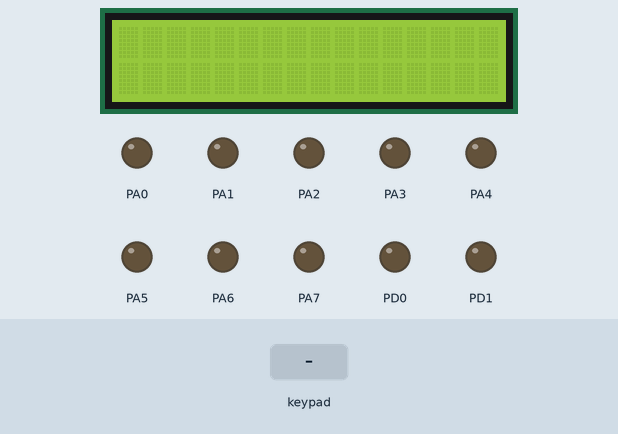
Bench run of a program on a simulated ATmega16, built with avr-gcc and emulated at 8 MHz. Shown: 16×2 character LCD, output pins drawn as LEDs (lit = HIGH). Wiring (inferred from the signals the program sends): 4×4 keypad with keys E 0 F D 7 8 9 C 4 5 6 B 1 2 3 A: rows PC7, PC6, PC5, PC4; columns PC0, PC1, PC2, PC3; character LCD (HD44780): RS PD2; E PD3; data PD4, PD5, PD6, PD7. The inputs (shaded band) are chosen by the test bench. Pins used as bus, display or sensor lines are not drawn.

Above: at 1.2 s.
1.3 s: keypad keys 1 2 pressed 0.4 s apart
At 2.9 s:
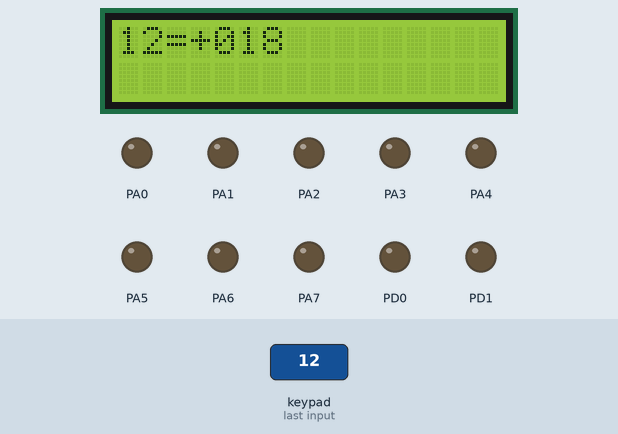
3.6 s: keypad keys 2 5 pressed 0.4 s apart
At 4.8 s:
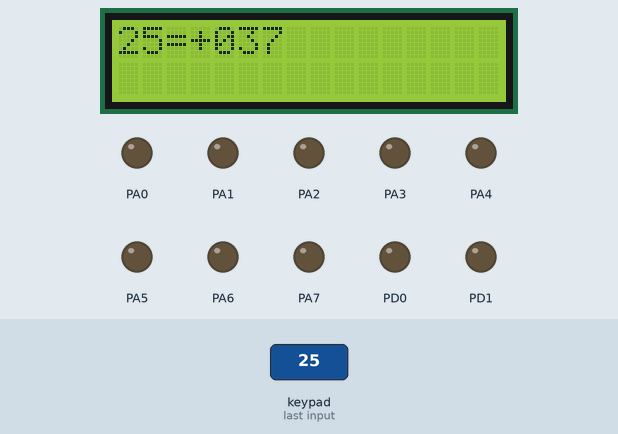
Timing chart, 0 to 6.6 s (numbered marks = the images above; inputs shaded):
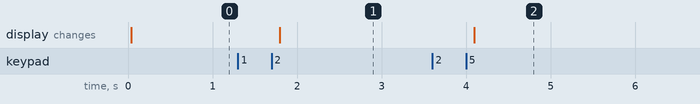

The program:

ex2_lab3.c
```c
#define F_CPU 8000000UL
#include <avr/io.h>
#include <util/delay.h>


void lcd_data(char data);
void lcd_init();
void lcd_command(char command);
void write_2_nibbles(char data);
int scan_row(char row_nr);
int scan_keypad();
int scan_keypad_rising_edge();
char keypad_to_hex(int keypad);
void hex_to_decimal(char number);
char keypad_to_ascii(int keypad);

int _tmp_=0;
char sign,first_decimal=0x30,second_decimal=0x30,third_decimal=0x30;

int main(void)
{
	DDRC = 0xf0;
	DDRD = 0xff;
	DDRA = 0xff;
	lcd_init();
	char first_hex_digit,second_hex_digit;
	int  first_num_t,sec_num_t;
	char number,first_num,second_num;

    while(1)
	{
		while( (second_hex_digit =keypad_to_hex(first_num_t=scan_keypad_rising_edge()) ) == 0xff );

		while( (first_hex_digit =keypad_to_hex(sec_num_t=scan_keypad_rising_edge()) ) == 0xff );
        first_num = keypad_to_ascii(first_num_t);
		second_num = keypad_to_ascii(sec_num_t);
		number = (second_hex_digit << 4) | first_hex_digit ;


		if( (number&0x80)==0x80 )
		{
			number=-number;
			sign = '-';
		}
		else sign = '+';

		hex_to_decimal(number);

		first_decimal=first_decimal + 0x30;
		second_decimal=second_decimal + 0x30;
		third_decimal=third_decimal + 0x30;


		lcd_command(0x02);
		lcd_data(first_num);
		lcd_data(second_num);
		lcd_data('=');
		lcd_data(sign);
		lcd_data(third_decimal);
		lcd_data(second_decimal);
		lcd_data(first_decimal);

	}


}

void hex_to_decimal(char number)
{
	first_decimal=0x00;
	second_decimal=0x00;
	third_decimal=0x00;

	if( number>=100 )
	{
		third_decimal++;
		number-=100;
	}

	while(number>=10)
	{
		second_decimal++;
		number-=10;
	}
	first_decimal=number;

	return;

}


int scan_row(char row_nr)
{
	char row = 0x08 << row_nr;
	PORTC = row;
	asm volatile ("nop");
	asm volatile ("nop");
	return (PINC & 0x0f);
}

int scan_keypad()
{
	int temp = scan_row(4) | (scan_row(3)<<4) | (scan_row(2)<<8) | (scan_row(1)<<12);
	return temp;
}

int scan_keypad_rising_edge()
{
	int first_scan = scan_keypad();
	_delay_ms(50);

	int second_scan = scan_keypad();

	int next_tmp_state = first_scan & second_scan;

	int final_result = next_tmp_state & ~(_tmp_);

	_tmp_=next_tmp_state;


	return final_result;

}

char keypad_to_ascii(int keypad)
{
	if((keypad&0x0001)==0x0001) return 'E';
	if((keypad&0x0002)==0x0002) return '0';
	if((keypad&0x0004)==0x0004) return 'F';
	if((keypad&0x0008)==0x0008) return 'D';
	if((keypad&0x0010)==0x0010) return '7';
	if((keypad&0x0020)==0x0020) return '8';
	if((keypad&0x0040)==0x0040) return '9';
	if((keypad&0x0080)==0x0080) return 'C';
	if((keypad&0x0100)==0x0100) return '4';
	if((keypad&0x0200)==0x0200) return '5';
	if((keypad&0x0400)==0x0400) return '6';
	if((keypad&0x0800)==0x0800) return 'B';
	if((keypad&0x1000)==0x1000) return '1';
	if((keypad&0x2000)==0x2000) return '2';
	if((keypad&0x4000)==0x4000) return '3';
	if((keypad&0x8000)==0x8000) return 'A';
	return 0x00;

}

char keypad_to_hex(int keypad)
{
	if((keypad&0x0001)==0x0001) return 0x0E;
	if((keypad&0x0002)==0x0002) return 0x00;
	if((keypad&0x0004)==0x0004) return 0x0F;
	if((keypad&0x0008)==0x0008) return 0x0D;
	if((keypad&0x0010)==0x0010) return 0x07;
	if((keypad&0x0020)==0x0020) return 0x08;
	if((keypad&0x0040)==0x0040) return 0x09;
	if((keypad&0x0080)==0x0080) return 0x0C;
	if((keypad&0x0100)==0x0100) return 0x04;
	if((keypad&0x0200)==0x0200) return 0x05;
	if((keypad&0x0400)==0x0400) return 0x06;
	if((keypad&0x0800)==0x0800) return 0x0B;
	if((keypad&0x1000)==0x1000) return 0x01;
	if((keypad&0x2000)==0x2000) return 0x02;
	if((keypad&0x4000)==0x4000) return 0x03;
	if((keypad&0x8000)==0x8000) return 0x0A;
	return 0xFF;

}

void write_2_nibbles(char data)
{
	char previous_state = PIND;
	PORTD = (data&0xf0) | (previous_state&0x0f);

	PORTD |= (1<<PD3);
	PORTD &= ~(1<<PD3);

	PORTD = ((data&0x0f)<<4) | (previous_state&0x0f);

	PORTD |= (1<<PD3);
	PORTD &= ~(1<<PD3);

	return;
}

void lcd_data(char data)
{
	PORTD |= (1<<PD2);
	write_2_nibbles(data);

	_delay_us(43);

	return;
}


void lcd_command(char command)
{
	PORTD &= ~(1<<PD2);
	write_2_nibbles(command);

	_delay_us(39);

	return;
}


void lcd_init()
{
	_delay_ms(40);
	PORTD = 0x30;
	PORTD |= (1<<PD3);
	PORTD &= ~(1<<PD3);
	_delay_us(39);

	PORTD = 0x30;
	PORTD |= (1<<PD3);
	PORTD &= ~(1<<PD3);
	_delay_us(20);

	PORTD = 0x20;
	PORTD |= (1<<PD3);
	PORTD &= ~(1<<PD3);
	_delay_us(39);

	lcd_command(0x28);
	lcd_command(0x0c);
	lcd_command(0x01);

	_delay_us(1530);

	lcd_command(0x06);

	return;
}
```

Measured:
- after the input at 1.3 s, the display: changes after 0.49 s (image 1)
- after the input at 3.6 s, the display: changes after 0.50 s (image 2)
